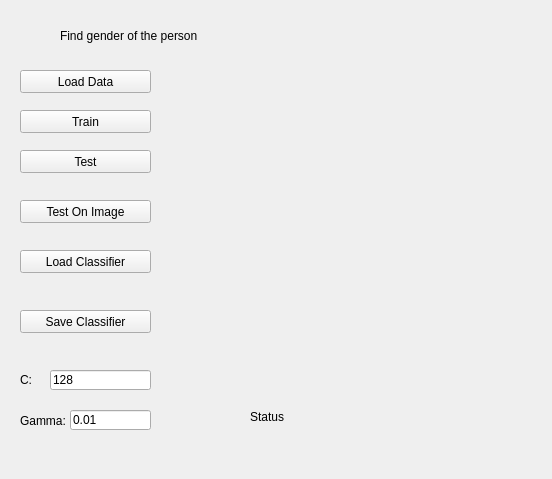
<?xml version="1.0" encoding="UTF-8"?>
<ui version="4.0">
 <class>Part2</class>
 <widget class="QWidget" name="Part2">
  <property name="geometry">
   <rect>
    <x>0</x>
    <y>0</y>
    <width>552</width>
    <height>479</height>
   </rect>
  </property>
  <property name="windowTitle">
   <string>Form</string>
  </property>
  <widget class="QLabel" name="lblTitleP2">
   <property name="geometry">
    <rect>
     <x>60</x>
     <y>20</y>
     <width>411</width>
     <height>31</height>
    </rect>
   </property>
   <property name="text">
    <string>Find gender of the person</string>
   </property>
  </widget>
  <widget class="QPushButton" name="btnLoadDataP2">
   <property name="geometry">
    <rect>
     <x>20</x>
     <y>70</y>
     <width>131</width>
     <height>23</height>
    </rect>
   </property>
   <property name="text">
    <string>Load Data</string>
   </property>
  </widget>
  <widget class="QPushButton" name="btnTrainP2">
   <property name="geometry">
    <rect>
     <x>20</x>
     <y>110</y>
     <width>131</width>
     <height>23</height>
    </rect>
   </property>
   <property name="text">
    <string>Train</string>
   </property>
  </widget>
  <widget class="QPushButton" name="btnTestP2">
   <property name="geometry">
    <rect>
     <x>20</x>
     <y>150</y>
     <width>131</width>
     <height>23</height>
    </rect>
   </property>
   <property name="text">
    <string>Test</string>
   </property>
  </widget>
  <widget class="QPushButton" name="btnTestOnImgP2">
   <property name="geometry">
    <rect>
     <x>20</x>
     <y>200</y>
     <width>131</width>
     <height>23</height>
    </rect>
   </property>
   <property name="text">
    <string>Test On Image</string>
   </property>
  </widget>
  <widget class="QPushButton" name="btnLoadClassifierP2">
   <property name="geometry">
    <rect>
     <x>20</x>
     <y>250</y>
     <width>131</width>
     <height>23</height>
    </rect>
   </property>
   <property name="text">
    <string>Load Classifier</string>
   </property>
  </widget>
  <widget class="QPushButton" name="btnSaveClassifierP2">
   <property name="geometry">
    <rect>
     <x>20</x>
     <y>310</y>
     <width>131</width>
     <height>23</height>
    </rect>
   </property>
   <property name="text">
    <string>Save Classifier</string>
   </property>
  </widget>
  <widget class="QLabel" name="lblDisplayP2">
   <property name="geometry">
    <rect>
     <x>250</x>
     <y>70</y>
     <width>231</width>
     <height>291</height>
    </rect>
   </property>
   <property name="text">
    <string/>
   </property>
  </widget>
  <widget class="QLabel" name="lblStatusP2">
   <property name="geometry">
    <rect>
     <x>250</x>
     <y>410</y>
     <width>47</width>
     <height>13</height>
    </rect>
   </property>
   <property name="text">
    <string>Status</string>
   </property>
  </widget>
  <widget class="QLabel" name="lblCP2">
   <property name="geometry">
    <rect>
     <x>20</x>
     <y>370</y>
     <width>31</width>
     <height>20</height>
    </rect>
   </property>
   <property name="text">
    <string>C:</string>
   </property>
  </widget>
  <widget class="QLabel" name="lblGammaP2">
   <property name="geometry">
    <rect>
     <x>20</x>
     <y>410</y>
     <width>47</width>
     <height>21</height>
    </rect>
   </property>
   <property name="text">
    <string>Gamma:</string>
   </property>
  </widget>
  <widget class="QLineEdit" name="editCP2">
   <property name="geometry">
    <rect>
     <x>50</x>
     <y>370</y>
     <width>101</width>
     <height>20</height>
    </rect>
   </property>
   <property name="text">
    <string>128</string>
   </property>
  </widget>
  <widget class="QLineEdit" name="editGammeP2">
   <property name="geometry">
    <rect>
     <x>70</x>
     <y>410</y>
     <width>81</width>
     <height>20</height>
    </rect>
   </property>
   <property name="text">
    <string>0.01</string>
   </property>
  </widget>
 </widget>
 <resources/>
 <connections/>
</ui>
